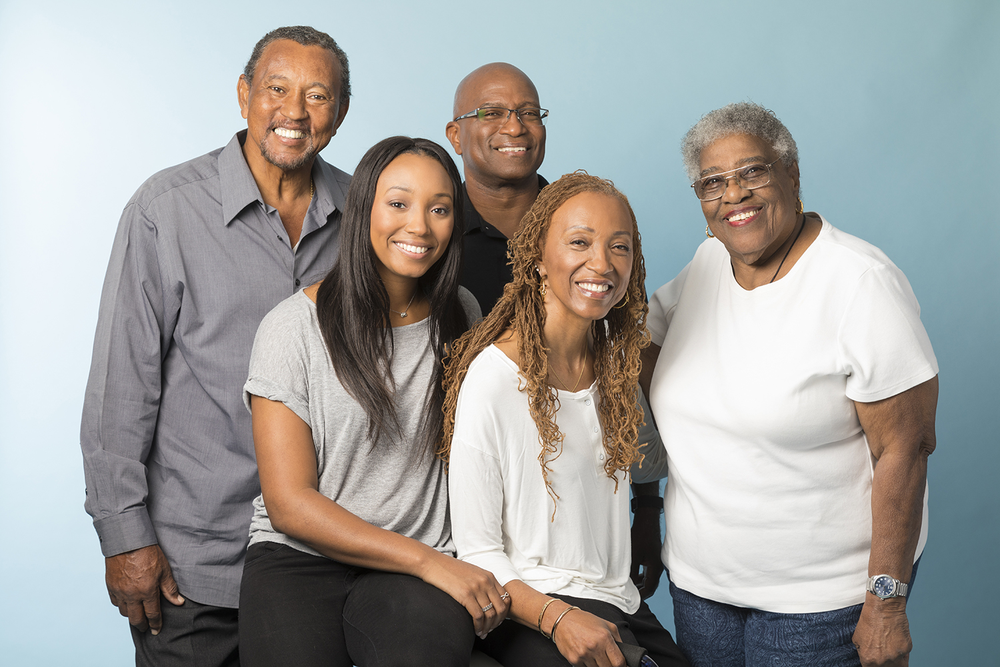
#> input picture groupe.png, 1000 x 667 px, shrunk from 1500 x 1000 before the run
$ python Face_Detector_img.py
#> lines starting #> are read from the running program, lines starting #| are printed output that depends on the picture; after the words box and inside, x2 and y2 are one past the last pixel; in counts of white or black regions, pixels touching at a corner belong together
import cv2

# pre trained data
#classifier is to classify smthg by face
trained_face_data = cv2.CascadeClassifier('haarcascade_frontalface_default.xml')

#choose img to detect face
#import img
img = cv2.imread('groupe.png')
#> img is the input picture: shape (667, 1000, 3); mean B, G, R 157.6, 160, 160.1

#convert it to grey !
grayscaled_img = cv2.cvtColor(img, cv2.COLOR_BGR2GRAY)
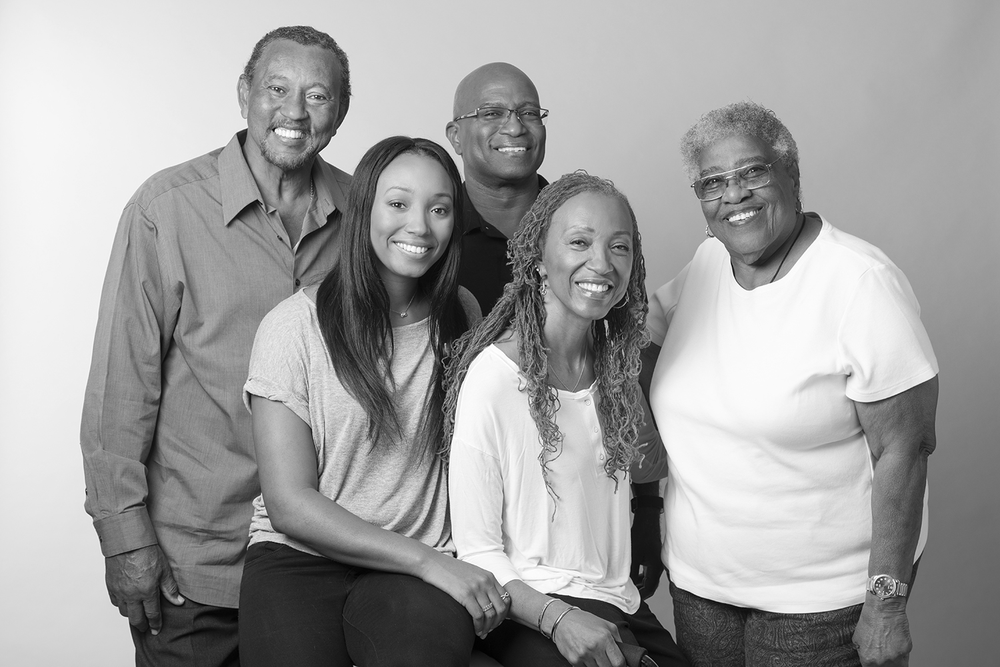
#> grayscaled_img: shape (667, 1000); min 0, max 255, mean 159.8

#detect faces whatever the scale is
face_coordinates = trained_face_data.detectMultiScale(grayscaled_img)
#> face_coordinates = [[477, 85, 76, 76], [363, 165, 101, 101], [247, 56, 94, 94], [680, 137, 107, 107], [540, 204, 105, 105]]

#rectangle around the face
#2 is how thick is the rectangle
#0,255,0 is the color of the rectangle
for (x,y,w,h) in face_coordinates:
    #(x,y,w,h) = face_coordinates[0]  #0 is for the first face detected
    cv2.rectangle(img, (x, y), (x+w, y+h), (0,255,0), 2)
#> this loop made 5 passes
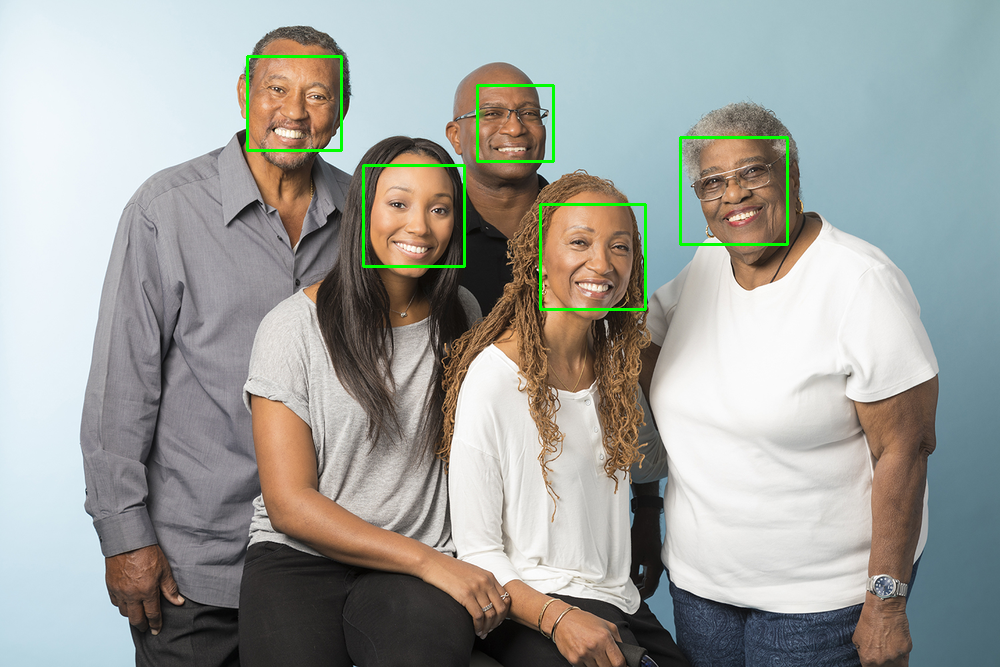
#> img: shape (667, 1000, 3); 0.87% of pixels changed, all inside (x1, y1, x2, y2) = (246, 55, 789, 311)

#p display the img
cv2.imshow('detector', img)
#without this, the pic will show up for few ms and then disappear
cv2.waitKey()
